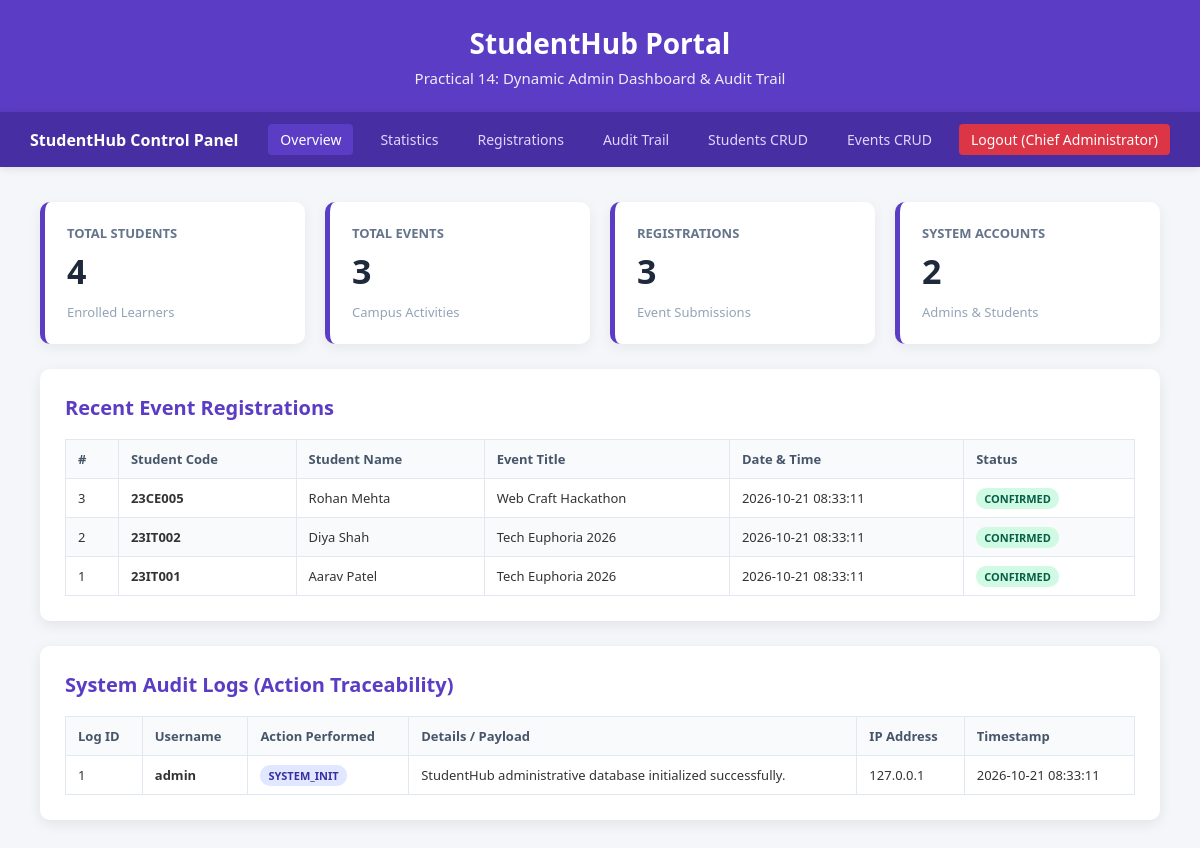
/dashboard.php (signed in), run on the app's committed database.
### tables this page shows
CREATE TABLE IF NOT EXISTS registrations (
    registration_id INT AUTO_INCREMENT PRIMARY KEY,
    student_id INT NOT NULL,
    event_id INT NOT NULL,
    registration_date TIMESTAMP DEFAULT CURRENT_TIMESTAMP,
    status VARCHAR(20) DEFAULT 'confirmed',
    FOREIGN KEY (student_id) REFERENCES students(student_id) ON DELETE CASCADE,
    FOREIGN KEY (event_id) REFERENCES events(event_id) ON DELETE CASCADE
);

CREATE TABLE IF NOT EXISTS students (
    student_id INT AUTO_INCREMENT PRIMARY KEY,
    student_code VARCHAR(20) NOT NULL UNIQUE,
    name VARCHAR(100) NOT NULL,
    email VARCHAR(100) NOT NULL UNIQUE,
    mobile VARCHAR(20) NOT NULL,
    course VARCHAR(50) NOT NULL,
    year VARCHAR(20) NOT NULL,
    created_at TIMESTAMP DEFAULT CURRENT_TIMESTAMP
);

CREATE TABLE IF NOT EXISTS events (
    event_id INT AUTO_INCREMENT PRIMARY KEY,
    title VARCHAR(150) NOT NULL,
    description TEXT,
    event_date DATE NOT NULL,
    venue VARCHAR(100) NOT NULL,
    category VARCHAR(50) NOT NULL,
    status ENUM('upcoming', 'completed', 'cancelled') DEFAULT 'upcoming',
    created_at TIMESTAMP DEFAULT CURRENT_TIMESTAMP
);

CREATE TABLE IF NOT EXISTS audit_logs (
    log_id INT AUTO_INCREMENT PRIMARY KEY,
    user_id INT DEFAULT NULL,
    username VARCHAR(50) DEFAULT 'Guest',
    action VARCHAR(100) NOT NULL,
    details TEXT,
    ip_address VARCHAR(45) NOT NULL,
    created_at TIMESTAMP DEFAULT CURRENT_TIMESTAMP
);

### dashboard.php (the view, shortened to what this page needs)
<?php
require_once "db.php";
$userRole = $_SESSION["role"] ?? "student";
$userName = $_SESSION["name"] ?? "User";
$countStudents = 0;
$countEvents = 0;
$countRegistrations = 0;
$countUsers = 0;
$r1 = $conn->query("SELECT COUNT(*) AS total FROM students");
if ($r1) $countStudents = $r1->fetch_assoc()["total"];
$r2 = $conn->query("SELECT COUNT(*) AS total FROM events");
if ($r2) $countEvents = $r2->fetch_assoc()["total"];
$r3 = $conn->query("SELECT COUNT(*) AS total FROM registrations");
if ($r3) $countRegistrations = $r3->fetch_assoc()["total"];
$r4 = $conn->query("SELECT COUNT(*) AS total FROM users");
if ($r4) $countUsers = $r4->fetch_assoc()["total"];
$regQuery = "
    SELECT r.registration_id, r.registration_date, r.status, s.name AS student_name, s.student_code, e.title AS event_title
    FROM registrations r
    JOIN students s ON r.student_id = s.student_id
    JOIN events e ON r.event_id = e.event_id
    ORDER BY r.registration_id DESC
    LIMIT 5
";
$latestRegs = $conn->query($regQuery);
$auditQuery = "SELECT * FROM audit_logs ORDER BY log_id DESC LIMIT 8";
$latestAudits = $conn->query($auditQuery);
?>
<!DOCTYPE html>
<html lang="en">
<head>
    <link rel="stylesheet" href="style.css">
</head>
<body>
    <div class="header">
        <h1>StudentHub Portal</h1>
        <p>Practical 14: Dynamic Admin Dashboard & Audit Trail</p>
    </div>
    <nav class="navbar">
        <div class="nav-brand">StudentHub Control Panel</div>
        <div class="nav-menu">
            <?php if ($userRole === "admin"): ?>
                <a href="dashboard.php" class="active">Overview</a>
                <a href="#stats">Statistics</a>
                <a href="#registrations">Registrations</a>
                <a href="#audits">Audit Trail</a>
                <a href="../practical11/index.php" target="_blank">Students CRUD</a>
                <a href="../practical12/index.php" target="_blank">Events CRUD</a>
            <?php else: ?>
                <a href="dashboard.php" class="active">My Overview</a>
                <a href="#events">Campus Events</a>
            <?php endif; ?>
            <a href="logout.php" class="nav-logout">Logout (<?php echo htmlspecialchars($userName); ?>)</a>
        </div>
    </nav>
    <div class="container container-wide">
        <?php if ($userRole !== "admin"): ?>
            <div class="alert alert-info">
                <h3>Student View (Non-Admin Restricted)</h3>
                <p>You are logged in as a student. Administrative metrics and audit logs are accessible only to administrators.</p>
            </div>
        <?php else: ?>
            <div id="stats" class="stats-grid">
                <div class="stat-card">
                    <h4>Total Students</h4>
                    <div class="stat-val"><?php echo $countStudents; ?></div>
                    <span class="stat-sub">Enrolled Learners</span>
                </div>
                <div class="stat-card">
                    <h4>Total Events</h4>
                    <div class="stat-val"><?php echo $countEvents; ?></div>
                    <span class="stat-sub">Campus Activities</span>
                </div>
                <div class="stat-card">
                    <h4>Registrations</h4>
                    <div class="stat-val"><?php echo $countRegistrations; ?></div>
                    <span class="stat-sub">Event Submissions</span>
                </div>
                <div class="stat-card">
                    <h4>System Accounts</h4>
                    <div class="stat-val"><?php echo $countUsers; ?></div>
                    <span class="stat-sub">Admins & Students</span>
                </div>
            </div>
            <div id="registrations" class="card" style="margin-bottom: 25px;">
                <div class="table-header">
                    <h2>Recent Event Registrations</h2>
                </div>
                <div class="table-responsive">
                    <table>
                        <thead>
                            <tr>
                                <th>#</th>
                                <th>Student Code</th>
                                <th>Student Name</th>
                                <th>Event Title</th>
                                <th>Date & Time</th>
                                <th>Status</th>
                            </tr>
                        </thead>
                        <tbody>
                            <?php if ($latestRegs && $latestRegs->num_rows > 0): ?>
                                <?php while ($reg = $latestRegs->fetch_assoc()): ?>
                                    <tr>
                                        <td><?php echo $reg["registration_id"]; ?></td>
                                        <td><strong><?php echo htmlspecialchars($reg["student_code"]); ?></strong></td>
                                        <td><?php echo htmlspecialchars($reg["student_name"]); ?></td>
                                        <td><?php echo htmlspecialchars($reg["event_title"]); ?></td>
                                        <td><?php echo $reg["registration_date"]; ?></td>
                                        <td><span class="badge badge-success"><?php echo htmlspecialchars($reg["status"]); ?></span></td>
                                    </tr>
                                <?php endwhile; ?>
                            <?php else: ?>
                                <tr>
                                    <td colspan="6" style="text-align:center;">No recent registrations found.</td>
                                </tr>
                            <?php endif; ?>
                        </tbody>
                    </table>
                </div>
            </div>
            <div id="audits" class="card">
                <div class="table-header">
                    <h2>System Audit Logs (Action Traceability)</h2>
                </div>
                <div class="table-responsive">
                    <table>
                        <thead>
                            <tr>
                                <th>Log ID</th>
                                <th>Username</th>
                                <th>Action Performed</th>
                                <th>Details / Payload</th>
                                <th>IP Address</th>
                                <th>Timestamp</th>
                            </tr>
                        </thead>
                        <tbody>
                            <?php if ($latestAudits && $latestAudits->num_rows > 0): ?>
                                <?php while ($log = $latestAudits->fetch_assoc()): ?>
                                    <tr>
                                        <td><?php echo $log["log_id"]; ?></td>
                                        <td><strong><?php echo htmlspecialchars($log["username"]); ?></strong></td>
                                        <td><span class="badge badge-log"><?php echo htmlspecialchars($log["action"]); ?></span></td>
                                        <td><?php echo htmlspecialchars($log["details"]); ?></td>
                                        <td><code><?php echo htmlspecialchars($log["ip_address"]); ?></code></td>
                                        <td><?php echo $log["created_at"]; ?></td>
                                    </tr>
                                <?php endwhile; ?>
                            <?php else: ?>
                                <tr>
                                    <td colspan="6" style="text-align:center;">No audit log records recorded yet.</td>
                                </tr>
                            <?php endif; ?>
                        </tbody>
                    </table>
                </div>
            </div>
        <?php endif; ?>
    </div>
</body>
</html>

### style.css (style rules this page uses)
* { margin: 0; padding: 0; box-sizing: border-box; font-family: "Segoe UI", Tahoma, Geneva, Verdana, sans-serif; }
body { background-color: #f4f6f9; color: #333333; padding-bottom: 40px; }
.header { background-color: #5b3cc4; color: #ffffff; padding: 24px 20px; text-align: center; }
.header h1 { font-size: 28px; margin-bottom: 6px; }
.header p { font-size: 15px; opacity: 0.9; }
.navbar { background-color: #482ea3; padding: 12px 30px; display: flex; justify-content: space-between; align-items: center; box-shadow: 0 2px 8px rgba(0, 0, 0, 0.1); }
.nav-brand { color: #ffffff; font-weight: 700; font-size: 16px; }
.nav-menu { display: flex; gap: 15px; align-items: center; }
.nav-menu a { color: #e0d7ff; text-decoration: none; font-size: 14px; font-weight: 500; padding: 6px 12px; border-radius: 4px; transition: 0.2s; }
.nav-menu a:hover, .nav-menu a.active { background-color: #5b3cc4; color: #ffffff; }
.nav-menu a.nav-logout { background-color: #dc3545; color: #ffffff; }
.container { max-width: 480px; margin: 35px auto; padding: 0 15px; }
.container-wide { max-width: 1150px; }
.card { background: #ffffff; padding: 25px; border-radius: 10px; box-shadow: 0 4px 14px rgba(0, 0, 0, 0.08); }
.card h2 { color: #5b3cc4; font-size: 20px; }
.stats-grid { display: grid; grid-template-columns: repeat(auto-fit, minmax(220px, 1fr)); gap: 20px; margin: 25px 0; }
.stat-card { background: #ffffff; border-radius: 10px; padding: 22px; box-shadow: 0 4px 14px rgba(0, 0, 0, 0.06); border-left: 5px solid #5b3cc4; }
.stat-card h4 { font-size: 13px; color: #64748b; text-transform: uppercase; }
.stat-val { font-size: 34px; font-weight: bold; color: #1e293b; margin: 6px 0; }
.stat-sub { font-size: 13px; color: #94a3b8; }
.table-header { display: flex; justify-content: space-between; align-items: center; margin-bottom: 18px; }
.table-responsive { overflow-x: auto; }
table { width: 100%; border-collapse: collapse; }
table th, table td { padding: 10px 12px; border: 1px solid #e2e8f0; text-align: left; font-size: 13px; }
table th { background-color: #f8fafc; color: #475569; font-weight: 600; }
table tr:nth-child(even) { background-color: #f8fafc; }
.badge { padding: 3px 8px; border-radius: 10px; font-size: 11px; font-weight: 600; text-transform: uppercase; }
.badge-success { background-color: #d1fae5; color: #065f46; }
.badge-log { background-color: #e0e7ff; color: #3730a3; }

### data on the page
registrations: registration_id "3", student.student_code "23CE005", student.name "Rohan Mehta", event.title "Web Craft Hackathon", registration_date "2026-10-21 08:33:11", status "CONFIRMED"
registrations: registration_id "2", student.student_code "23IT002", student.name "Diya Shah", event.title "Tech Euphoria 2026", registration_date "2026-10-21 08:33:11", status "CONFIRMED"
registrations: registration_id "1", student.student_code "23IT001", student.name "Aarav Patel", event.title "Tech Euphoria 2026", registration_date "2026-10-21 08:33:11", status "CONFIRMED"
audit_logs: log_id "1", username "admin", action "SYSTEM_INIT", details "StudentHub administrative database initialized successfully.", ip_address "127.0.0.1", created_at "2026-10-21 08:33:11"

### other printed values
$userName "Chief Administrator"
$countStudents "4"
$countEvents "3"
$countRegistrations "3"
$countUsers "2"
